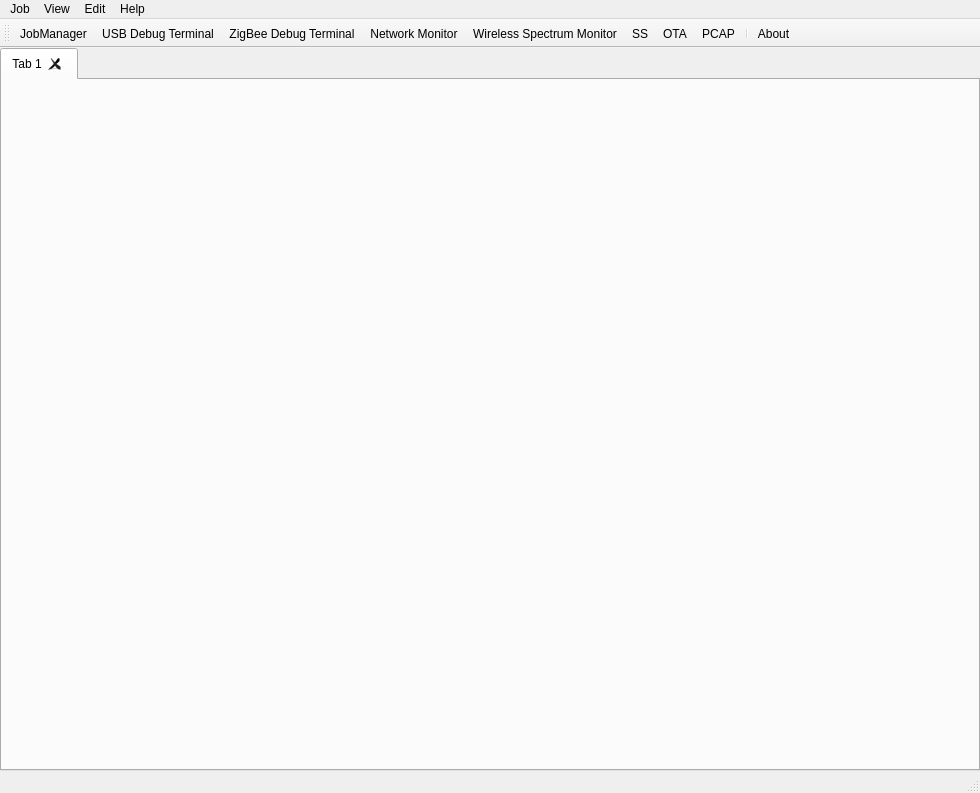
<?xml version="1.0" encoding="UTF-8"?>
<ui version="4.0">
 <class>FireLinkClass</class>
 <widget class="QMainWindow" name="FireLinkClass">
  <property name="geometry">
   <rect>
    <x>0</x>
    <y>0</y>
    <width>980</width>
    <height>793</height>
   </rect>
  </property>
  <property name="windowTitle">
   <string>FireLink</string>
  </property>
  <property name="windowIcon">
   <iconset resource="firelink.qrc">
    <normaloff>:/firelink/Resources/icons/sys-stat-icon-48.png</normaloff>:/firelink/Resources/icons/sys-stat-icon-48.png</iconset>
  </property>
  <widget class="QWidget" name="centralWidget">
   <layout class="QGridLayout" name="gridLayout">
    <property name="leftMargin">
     <number>0</number>
    </property>
    <property name="topMargin">
     <number>0</number>
    </property>
    <property name="rightMargin">
     <number>0</number>
    </property>
    <property name="bottomMargin">
     <number>0</number>
    </property>
    <property name="spacing">
     <number>0</number>
    </property>
    <item row="0" column="0">
     <widget class="QTabWidget" name="tabWidget">
      <property name="currentIndex">
       <number>0</number>
      </property>
      <property name="tabsClosable">
       <bool>true</bool>
      </property>
      <widget class="QWidget" name="tab">
       <attribute name="title">
        <string>Tab 1</string>
       </attribute>
      </widget>
     </widget>
    </item>
   </layout>
  </widget>
  <widget class="QMenuBar" name="menuBar">
   <property name="geometry">
    <rect>
     <x>0</x>
     <y>0</y>
     <width>980</width>
     <height>21</height>
    </rect>
   </property>
   <widget class="QMenu" name="menuFile">
    <property name="title">
     <string>Job</string>
    </property>
    <addaction name="actionNew_Job"/>
    <addaction name="actionOpen_Job_2"/>
    <addaction name="actionSave_Job"/>
    <addaction name="actionSave_Job_As"/>
    <addaction name="actionDelete_Job"/>
    <addaction name="actionClean_recent_job"/>
    <addaction name="actionExit"/>
   </widget>
   <widget class="QMenu" name="menuView">
    <property name="title">
     <string>View</string>
    </property>
    <addaction name="actionJobManager"/>
    <addaction name="actionUsbDebug"/>
    <addaction name="actionZigbee_debug"/>
    <addaction name="actionWirelessMonitor"/>
    <addaction name="actionZigbeeMonitor"/>
    <addaction name="actionSS"/>
   </widget>
   <widget class="QMenu" name="menuEdit">
    <property name="title">
     <string>Edit</string>
    </property>
    <addaction name="actionAdd"/>
    <addaction name="actionEdit"/>
    <addaction name="actionDelete"/>
   </widget>
   <widget class="QMenu" name="menuHelp">
    <property name="title">
     <string>Help</string>
    </property>
    <addaction name="actionAbout"/>
   </widget>
   <addaction name="menuFile"/>
   <addaction name="menuView"/>
   <addaction name="menuEdit"/>
   <addaction name="menuHelp"/>
  </widget>
  <widget class="QToolBar" name="mainToolBar">
   <property name="windowTitle">
    <string>MainBar</string>
   </property>
   <property name="iconSize">
    <size>
     <width>42</width>
     <height>42</height>
    </size>
   </property>
   <attribute name="toolBarArea">
    <enum>TopToolBarArea</enum>
   </attribute>
   <attribute name="toolBarBreak">
    <bool>false</bool>
   </attribute>
   <addaction name="actionJobManager"/>
   <addaction name="actionUsbDebug"/>
   <addaction name="actionZigbee_debug"/>
   <addaction name="actionZigbeeMonitor"/>
   <addaction name="actionWirelessMonitor"/>
   <addaction name="actionSS"/>
   <addaction name="actionOTA"/>
   <addaction name="actionPCAP"/>
   <addaction name="separator"/>
   <addaction name="actionAbout"/>
  </widget>
  <widget class="QStatusBar" name="statusBar"/>
  <action name="actionNew_Job">
   <property name="icon">
    <iconset resource="firelink.qrc">
     <normaloff>:/firelink/Resources/icons/add-folder-icon.png</normaloff>:/firelink/Resources/icons/add-folder-icon.png</iconset>
   </property>
   <property name="text">
    <string>New Job</string>
   </property>
   <property name="toolTip">
    <string>Create New Job</string>
   </property>
  </action>
  <action name="actionSave_Job">
   <property name="icon">
    <iconset resource="firelink.qrc">
     <normaloff>:/firelink/Resources/icons/save-icon.png</normaloff>:/firelink/Resources/icons/save-icon.png</iconset>
   </property>
   <property name="text">
    <string>Save Job</string>
   </property>
  </action>
  <action name="actionSave_Job_As">
   <property name="icon">
    <iconset resource="firelink.qrc">
     <normaloff>:/firelink/Resources/icons/save-icon.png</normaloff>:/firelink/Resources/icons/save-icon.png</iconset>
   </property>
   <property name="text">
    <string>Save Job As</string>
   </property>
  </action>
  <action name="actionDelete_Job">
   <property name="icon">
    <iconset resource="firelink.qrc">
     <normaloff>:/firelink/Resources/icons/remove-folder-icon.png</normaloff>:/firelink/Resources/icons/remove-folder-icon.png</iconset>
   </property>
   <property name="text">
    <string>Delete Job</string>
   </property>
  </action>
  <action name="actionExit">
   <property name="icon">
    <iconset resource="firelink.qrc">
     <normaloff>:/firelink/Resources/icons/zone-icon-48.png</normaloff>:/firelink/Resources/icons/zone-icon-48.png</iconset>
   </property>
   <property name="text">
    <string>Exit</string>
   </property>
  </action>
  <action name="actionOpen_Job">
   <property name="icon">
    <iconset resource="firelink.qrc">
     <normaloff>:/firelink/Resources/icons/open-icon.png</normaloff>:/firelink/Resources/icons/open-icon.png</iconset>
   </property>
   <property name="text">
    <string>Open_Job</string>
   </property>
   <property name="toolTip">
    <string>Open a job</string>
   </property>
  </action>
  <action name="actionConnect">
   <property name="icon">
    <iconset resource="firelink.qrc">
     <normaloff>:/firelink/Resources/icons/connect-icon.png</normaloff>:/firelink/Resources/icons/connect-icon.png</iconset>
   </property>
   <property name="text">
    <string>Connect</string>
   </property>
   <property name="toolTip">
    <string>Connect to Zigbee or WIO</string>
   </property>
  </action>
  <action name="actionSendJob">
   <property name="icon">
    <iconset resource="firelink.qrc">
     <normaloff>:/firelink/Resources/icons/dialog-icon.png</normaloff>:/firelink/Resources/icons/dialog-icon.png</iconset>
   </property>
   <property name="text">
    <string>SendJob</string>
   </property>
   <property name="toolTip">
    <string>Send a Job</string>
   </property>
  </action>
  <action name="actionUpdateFirmware">
   <property name="icon">
    <iconset resource="firelink.qrc">
     <normaloff>:/firelink/Resources/icons/firmware_update.png</normaloff>:/firelink/Resources/icons/firmware_update.png</iconset>
   </property>
   <property name="text">
    <string>UpdateFirmware</string>
   </property>
   <property name="toolTip">
    <string>Update Firmware</string>
   </property>
  </action>
  <action name="actionUsbDebug">
   <property name="icon">
    <iconset resource="firelink.qrc">
     <normaloff>:/firelink/Resources/icons/terminal.png</normaloff>:/firelink/Resources/icons/terminal.png</iconset>
   </property>
   <property name="text">
    <string>USB Debug Terminal</string>
   </property>
  </action>
  <action name="actionFloor">
   <property name="icon">
    <iconset resource="firelink.qrc">
     <normaloff>:/firelink/Resources/icons/floor-plan-icon.png</normaloff>:/firelink/Resources/icons/floor-plan-icon.png</iconset>
   </property>
   <property name="text">
    <string>Floor View</string>
   </property>
  </action>
  <action name="actionEdit">
   <property name="icon">
    <iconset resource="firelink.qrc">
     <normaloff>:/firelink/Resources/icons/Pencil-icon.png</normaloff>:/firelink/Resources/icons/Pencil-icon.png</iconset>
   </property>
   <property name="text">
    <string>Edit</string>
   </property>
  </action>
  <action name="actionDelete">
   <property name="icon">
    <iconset resource="firelink.qrc">
     <normaloff>:/firelink/Resources/icons/close-icon.png</normaloff>:/firelink/Resources/icons/close-icon.png</iconset>
   </property>
   <property name="text">
    <string>Delete</string>
   </property>
  </action>
  <action name="actionAdd">
   <property name="icon">
    <iconset resource="firelink.qrc">
     <normaloff>:/firelink/Resources/icons/add-icon.png</normaloff>:/firelink/Resources/icons/add-icon.png</iconset>
   </property>
   <property name="text">
    <string>Add</string>
   </property>
  </action>
  <action name="actionAbout">
   <property name="icon">
    <iconset resource="firelink.qrc">
     <normaloff>:/firelink/Resources/icons/about-icon.png</normaloff>:/firelink/Resources/icons/about-icon.png</iconset>
   </property>
   <property name="text">
    <string>About</string>
   </property>
  </action>
  <action name="actionZigbeedebug">
   <property name="icon">
    <iconset resource="firelink.qrc">
     <normaloff>:/firelink/Resources/icons/corr-icon-48.png</normaloff>:/firelink/Resources/icons/corr-icon-48.png</iconset>
   </property>
   <property name="text">
    <string>Zigbee</string>
   </property>
  </action>
  <action name="actionWIO">
   <property name="icon">
    <iconset resource="firelink.qrc">
     <normaloff>:/firelink/Resources/icons/wio-icon-48.png</normaloff>:/firelink/Resources/icons/wio-icon-48.png</iconset>
   </property>
   <property name="text">
    <string>WIO</string>
   </property>
  </action>
  <action name="actionZigbee_debug">
   <property name="icon">
    <iconset resource="firelink.qrc">
     <normaloff>:/firelink/Resources/icons/zigbee-test-icon.png</normaloff>:/firelink/Resources/icons/zigbee-test-icon.png</iconset>
   </property>
   <property name="text">
    <string>ZigBee Debug Terminal</string>
   </property>
  </action>
  <action name="actionWirelessMonitor">
   <property name="icon">
    <iconset resource="firelink.qrc">
     <normaloff>:/firelink/Resources/icons/wireless.png</normaloff>:/firelink/Resources/icons/wireless.png</iconset>
   </property>
   <property name="text">
    <string>Wireless Spectrum Monitor</string>
   </property>
  </action>
  <action name="actionZigbeeMonitor">
   <property name="icon">
    <iconset resource="firelink.qrc">
     <normaloff>:/firelink/Resources/icons/network-2.png</normaloff>:/firelink/Resources/icons/network-2.png</iconset>
   </property>
   <property name="text">
    <string>Network Monitor</string>
   </property>
   <property name="toolTip">
    <string>Network Monitor</string>
   </property>
  </action>
  <action name="actionSS">
   <property name="icon">
    <iconset resource="firelink.qrc">
     <normaloff>:/firelink/Resources/icons/wifi-4.png</normaloff>:/firelink/Resources/icons/wifi-4.png</iconset>
   </property>
   <property name="text">
    <string>SS</string>
   </property>
   <property name="toolTip">
    <string>Site survey</string>
   </property>
  </action>
  <action name="actionJobManager">
   <property name="icon">
    <iconset resource="firelink.qrc">
     <normaloff>:/firelink/Resources/icons/file-manager-icon.png</normaloff>:/firelink/Resources/icons/file-manager-icon.png</iconset>
   </property>
   <property name="text">
    <string>JobManager</string>
   </property>
  </action>
  <action name="actionOTA">
   <property name="icon">
    <iconset resource="firelink.qrc">
     <normaloff>:/firelink/Resources/icons/OTA_logo_400x400.png</normaloff>:/firelink/Resources/icons/OTA_logo_400x400.png</iconset>
   </property>
   <property name="text">
    <string>OTA</string>
   </property>
  </action>
  <action name="actionOpen_Job_2">
   <property name="icon">
    <iconset resource="firelink.qrc">
     <normaloff>:/firelink/Resources/icons/open-icon.png</normaloff>:/firelink/Resources/icons/open-icon.png</iconset>
   </property>
   <property name="text">
    <string>Open Job</string>
   </property>
  </action>
  <action name="actionClean_recent_job">
   <property name="icon">
    <iconset resource="firelink.qrc">
     <normaloff>:/firelink/Resources/icons/paint-icon.png</normaloff>:/firelink/Resources/icons/paint-icon.png</iconset>
   </property>
   <property name="text">
    <string>Clean recent job</string>
   </property>
  </action>
  <action name="actionPCAP">
   <property name="icon">
    <iconset resource="firelink.qrc">
     <normaloff>:/firelink/Resources/icons/network-play.png</normaloff>:/firelink/Resources/icons/network-play.png</iconset>
   </property>
   <property name="text">
    <string>PCAP</string>
   </property>
   <property name="toolTip">
    <string>Network Monitor (Recorded)</string>
   </property>
  </action>
 </widget>
 <layoutdefault spacing="6" margin="11"/>
 <resources>
  <include location="firelink.qrc"/>
 </resources>
 <connections/>
 <slots>
  <slot>OnNewJob()</slot>
  <slot>OnSaveJob()</slot>
  <slot>OnSaveJobAs()</slot>
  <slot>OnDeleteJob()</slot>
  <slot>OnExit()</slot>
  <slot>OnOpenJob()</slot>
  <slot>OnZigbeeTest()</slot>
  <slot>onConnectZC()</slot>
  <slot>onSendJob()</slot>
  <slot>onFirmwareUpdate()</slot>
  <slot>on_view_floor()</slot>
  <slot>on_edit_add()</slot>
  <slot>on_edit_edit()</slot>
  <slot>on_edit_delete()</slot>
  <slot>on_hardware_zigbee()</slot>
  <slot>on_hardware_wio()</slot>
  <slot>on_about()</slot>
  <slot>on_zigbee_monitor()</slot>
  <slot>on_wireless_monitor()</slot>
  <slot>on_sniffer()</slot>
 </slots>
</ui>
